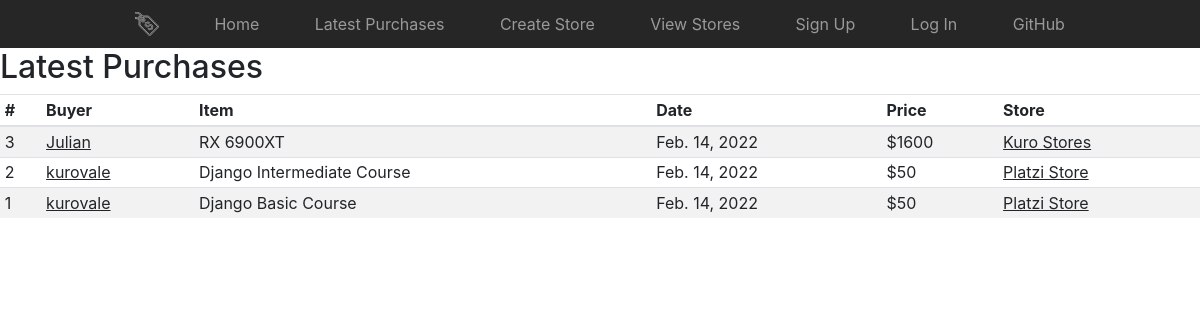
/dashboard/latest/, run on the app's committed database.
### sales/models.py (models this page shows, shortened)
class Purchase(models.Model):
    buyer_id = models.ForeignKey(Buyer, on_delete=models.CASCADE)
    item_id = models.ForeignKey(Item, on_delete=models.CASCADE)
    date = models.DateField('Date Purchased')

class Buyer(models.Model):
    username = models.TextField(default='buyer')

class Item(models.Model):
    store_id = models.ForeignKey(Store, on_delete=models.CASCADE)
    name = models.TextField(default='item', max_length=30)
    description = models.TextField(default='', blank=True, max_length=60)
    image = models.URLField(max_length=200)
    price = models.PositiveIntegerField(default=0)

class Store(models.Model):
    name = models.TextField(default='store')
    description = models.TextField(default='store')
    owner = models.ForeignKey(User, on_delete=models.CASCADE)

### sales/views.py (the view)
# urls.py: path('dashboard/latest/', views.latest_purchases, name='latest'),
def latest_purchases(request):
    purchases = Purchase.objects.all()
    return render(request, 'sales/dashboards/latest.html', {'purchases': purchases})

### sales/templates/sales/dashboards/latest.html
{% extends 'base.html' %}
{% block content %}
<h2>Latest Purchases</h2>
          <div class="table-responsive">
            <table class="table table-striped table-sm">
              <thead>
                <tr>
                  <th>#</th>
                  <th>Buyer</th>
                  <th>Item</th>
                  <th>Date</th>
                  <th>Price</th>
                  <th>Store</th>
                </tr>
              </thead>
              <tbody>
              {% for purchase in purchases reversed %}
              <tr>
                <td>{{ forloop.revcounter }}</td>
                <td><a href="{% url 'sales:buyer_purchases' purchase.buyer_id.id %}" class="link-dark">{{ purchase.buyer_id.username }}</a></td>
                <td>{{ purchase.item_id.name }}</td>
                <td>{{ purchase.date }}</td>
                <td>${{ purchase.item_id.price }}</td>
                <td><a href="{% url 'sales:user_store' purchase.item_id.store_id.id %}" class="link-dark">{{ purchase.item_id.store_id.name }}</a> </td>
              </tr>
              {% endfor %}
              </tbody>
            </table>
</div>
{% endblock %}

### sales/static/sales/css/base.css (style rules this page uses)
.link-dark { color: #212529; text-decoration: underline; }

### data on the page
Purchase: buyer_id.username "Julian", item_id.name "RX 6900XT", date "Feb. 14, 2022", item_id.price "1600", item_id.store_id.name "Kuro Stores"
Purchase: buyer_id.username "kurovale", item_id.name "Django Intermediate Course", date "Feb. 14, 2022", item_id.price "50", item_id.store_id.name "Platzi Store"
Purchase: buyer_id.username "kurovale", item_id.name "Django Basic Course", date "Feb. 14, 2022", item_id.price "50", item_id.store_id.name "Platzi Store"
